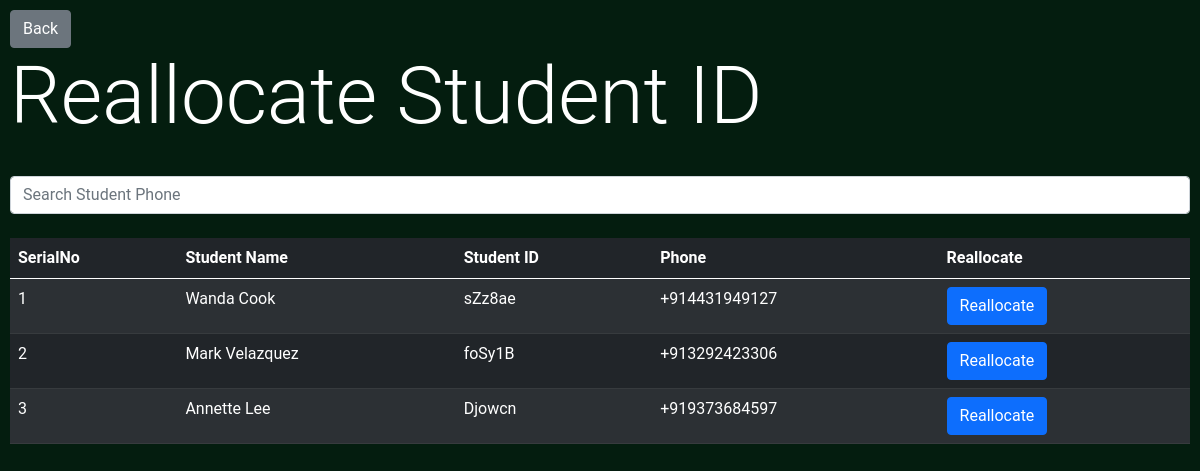
Page /admin/reallocateid (signed in) on the committed database.
### BusManager/models.py (models this page shows, shortened)
class StudentModel(db.Model):
	id = db.Column(db.Integer, primary_key=True)
	name = db.Column(db.String)
	phone = db.Column(db.String)
	student_id = db.Column(db.String)
	home_address = db.Column(db.String)
	university = db.relationship('UniversityModel', secondary=university_association, backref=db.backref('students', lazy='dynamic'))
	is_paid = db.Column(db.Boolean)
	utc_last_paid = db.Column(db.DateTime) #UTCTime of Payment.
	location = db.relationship('LocationModel', secondary=student_location_association, backref=db.backref('students', lazy='dynamic'))
	journeys = db.relationship('JourneyModel', backref='student')
	created_on = db.Column(db.DateTime, default=datetime.utcnow)
	phone_verified = db.Column(db.Boolean)

### BusManager/admin/routes.py (the view, shortened to what this page needs)
@admin.route('/reallocateid', methods=['GET', 'POST'])
@login_required
def reallocate_student_id():
	lapsed_students = [l.get_student for l in LapsedStudents.query.all()]
	return render_template('reallocate.html', title='Reallocate Student ID', lapsed_students=lapsed_students)

### BusManager/models.py (called while the page is built)
@login_manager.user_loader
def load_user(user_id):
    return AdminUser.query.get(int(user_id))

	@property
	def get_student(self):
		student = StudentModel.query.filter_by(id=self.sid).first()
		return student

### BusManager/templates/reallocate.html (shortened to what this page needs)
{% extends 'bs_layout.html' %}
{% block content %}
<a class="btn btn-secondary" href="{{url_for('admin.admin_home')}}">Back</a>
<h1 class='display-1'>Reallocate Student ID</h1>
<br>
<input type="text" id="searchbar" class="form-control" placeholder="Search Student Phone" onkeyup="tableFilterer(3)"><br>
<table class="table table-striped table-dark" id="tbl">
  <thead>
    <tr>
    <th scope="col">SerialNo</th>
      <th scope="col">Student Name</th>
	  <th scope="col">Student ID</th>
      <th scope="col">Phone</th>
	  <th scope="col">Reallocate</th>
    </tr>
  </thead>
  <tbody id='tbdy'>
    {% for e in lapsed_students %}
       <tr data-id="{{e['driver'.id]}}">
       <td>{{loop.index}}</td>
        <td>{{e.name}}</td>
        <td>{{e.student_id}}</td>
        <td class='phn'>{{e.phone}}</td>
        <td><button class="btn btn-primary" onclick=Reallocate({{e.id}})>Reallocate</button></td>
      </tr>
    {% endfor %}
  </tbody>
</table>
{% endblock content %}

### BusManager/static/main.css (style rules this page uses)
body { background-color: rgb(4, 29, 15); color: white; padding: 10px; font-family: 'Roboto', sans-serif; }

### rows in the picture
StudentModel: name "Wanda Cook", student_id "sZz8ae", phone "+914431949127"
StudentModel: name "Mark Velazquez", student_id "foSy1B", phone "+913292423306"
StudentModel: name "Annette Lee", student_id "Djowcn", phone "+919373684597"
